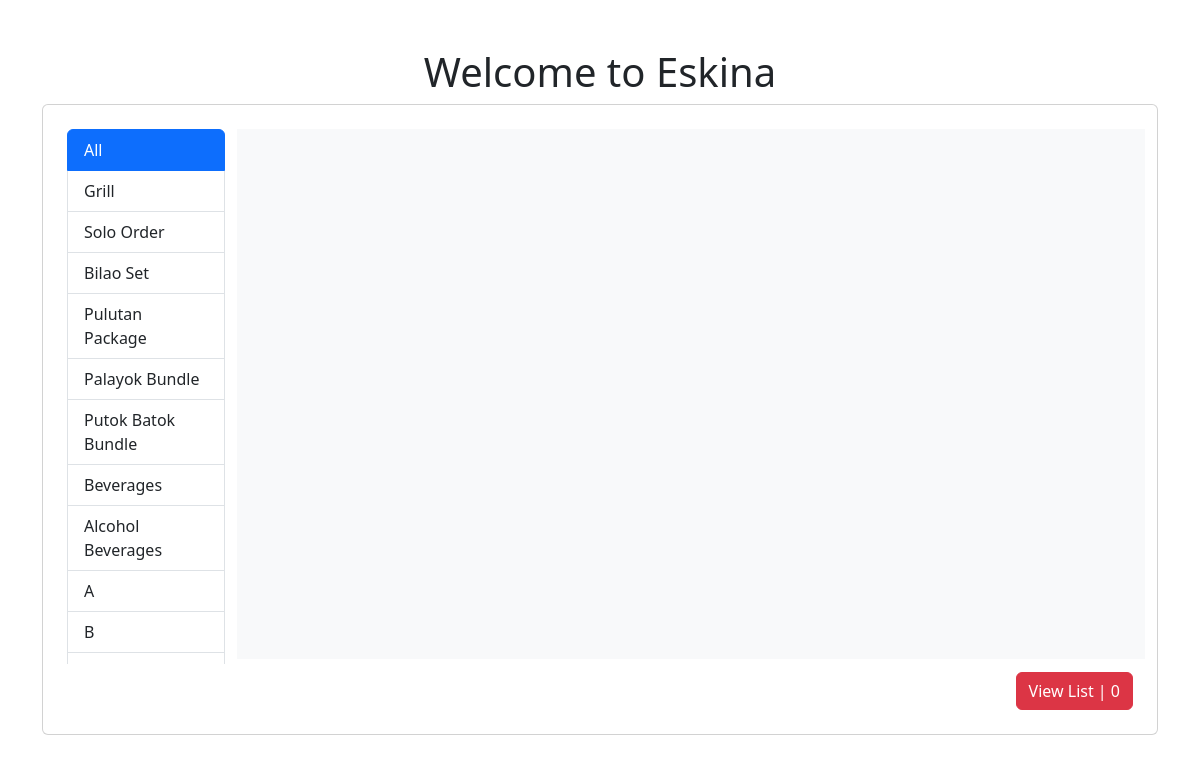
Page /user/index.php?route=eskina-order on the committed database.
### tables this page shows
CREATE TABLE `category` (
  `category_id` int(11) NOT NULL,
  `category_name` varchar(255) DEFAULT NULL
);

### user/index.php (called while the page is built)
<?php
include("header.php");
require_once '../config.php';
require_once 'process/function.php';
?>
<?php
require("../route.php");
?>
<?php
include("footer.php");
?>

### user/process/function.php (called while the page is built, shortened)
<?php
function getCategory($pdo)
{
    try {
        $query = "SELECT * FROM category";
        $stmt = $pdo->prepare($query);
        $stmt->execute();
        $category = $stmt->fetchAll(PDO::FETCH_ASSOC);
        return $category;
    } catch (PDOException $e) {
        echo "Error: " . $e->getMessage();
        return array();
    }
}

### user/view/eskina-order/eskina_order.php (the view, shortened to what this page needs)
<?php
$categorys = getCategory($pdo);
?>
<div class="container-fluid">
    <div class="text-center mt-5 fs-3">
        <h1>Welcome to Eskina</h1>
    </div>
    <div class="container">
        <div class="card">
            <div class="card-body">
                <div class="row p-2">
                    <div class="col-2 overflow-auto" style="max-height: 535px;" data-simplebar="">
                        <ul class="list-group" id="list-menu">
                            <li class="list-group-item" aria-current="true" role="button" data-id="">All</li>
                            <?php foreach ($categorys as $category) : ?>
                                <li class=" list-group-item" aria-current="true" role="button" data-id="<?php echo $category['category_id'] ?>"><?php echo $category['category_name'] ?></li>
                            <?php endforeach; ?>
                        </ul>
                    </div>
                    <div class="col-10 bg-light overflow-auto" style="max-height: 530px;" data-simplebar="">
                        <div class="row gy-4 p-5" id="menuItems">
                        </div>
                    </div>
                    <div class="col-lg-12 pt-2">
                        <button class="btn btn-danger float-end" id="viewListButton">View List | 0</button>
                    </div>
                </div>
            </div>
        </div>
    </div>
</div>

### user/header.php (shortened to what this page needs)
<!doctype html>
<html lang="en">
<head>
    <link href="../assets/libs/bootstrap533/css/bootstrap.min.css" rel="stylesheet">
    <link href="../assets/libs/datatablejs/css/datatables.min.css" rel="stylesheet">
    <link rel="stylesheet" href="../assets/libs/simplebar/dist/simplebar.css">
</head>
<body>

### route.php (shortened to what this page needs)
<?php
$route = $_GET['route'] ?? 'dashboard';
if (isset($_SESSION['logged_in']) && $_SESSION['logged_in'] === true) {
    if (isset($_SESSION['user_role']) && $_SESSION['user_role'] === 1) {
        switch ($route) {
            case "dashboard":
                require 'admin/view/dashboard/dashboard.php';
                break;
            case "customer-order":
                require 'admin/view/order-management/customer-order.php';
                break;
            case "process-order":
                require 'admin/view/order-management/process-order.php';
                break;
            case "canceled-order":
                require 'admin/view/order-management/canceled-order.php';
                break;
            case "food-menu":
                require 'admin/view/menu-management/food-menu.php';
                break;
            case "category-management":
                require 'admin/view/menu-management/category.php';
                break;
            case "customer-detail":
                require 'admin/view/customer-management/customer-detail.php';
                break;
            case "customer-feedback":
                require 'admin/view/customer-management/customer-feedback.php';
                break;
            case "user-management":
                require 'admin/view/user-management/users.php';
                break;
            default:
            require 'admin/view/dashboard/dashboard.php';
        }
    }
    if (isset($_SESSION['user_role']) && $_SESSION['user_role'] === 2) {
        switch ($route) {
            case "customer-order":
                require 'admin/view/order-management/customer-order.php';
                break;
            case "process-order":
                require 'admin/view/order-management/process-order.php';
                break;
            case "canceled-order":
                require 'admin/view/order-management/canceled-order.php';
                break;
            case "food-menu":
                require 'admin/view/menu-management/food-menu.php';
                break;
                case "user-management":
                    require 'admin/view/user-management/users.php';
                    break;
            default:
            require 'admin/view/no-access/404.php';
        }
    }
}else {
    switch ($route) {
        case "eskina-order":
            require 'user/view/eskina-order/eskina_order.php';
            break;
    }
}

### user/footer.php
</body>
</html>

### rows in the picture
category: category_name "Grill"
category: category_name "Solo Order"
category: category_name "Bilao Set"
category: category_name "Pulutan Package"
category: category_name "Palayok Bundle"
category: category_name "Putok Batok Bundle"
category: category_name "Beverages"
category: category_name "Alcohol Beverages"
category: category_name "A"
category: category_name "B"
